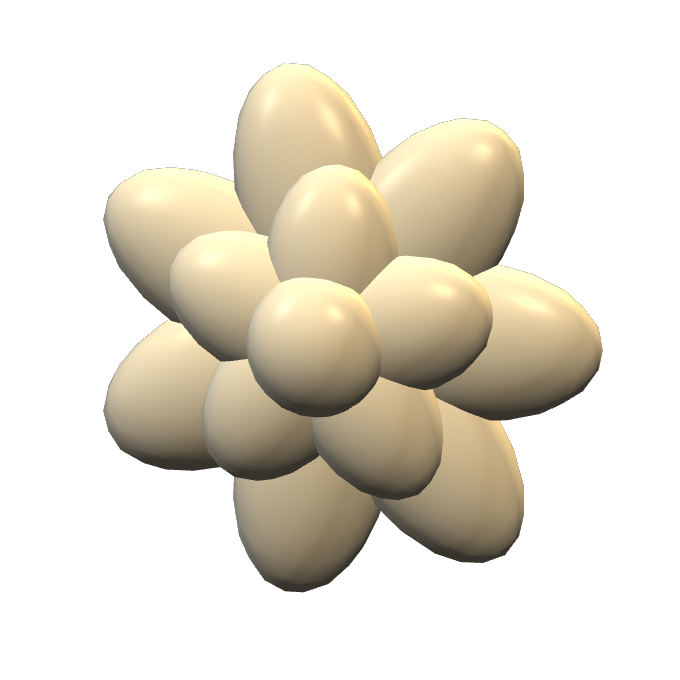
#> input picture exotic/model-renders/pearl-blossom.png, 680 x 680 px, found by its file name
$ python finish_visuals.py
#> lines starting #> are read from the running program, lines starting #| are printed output that depends on the picture
from pathlib import Path
import numpy as np,cv2,json,math,io
from PIL import Image,ImageDraw,ImageFont,ImageFilter
ROOT=Path(__file__).resolve().parents[1];A=ROOT/'public/assets/exotic'
# Original high dynamic range softbox environment. It is not venue photography.
y,x=np.mgrid[0:256,0:512];hdr=np.zeros((256,512,3),np.float32)+.055
for cx,cy,sx,sy,power,col in [(120,70,24,42,9,[1,.84,.59]),(370,90,32,48,7,[.75,.86,1]),(260,25,110,12,4,[1,.96,.85])]:
 g=np.exp(-.5*(((x-cx)/sx)**2+((y-cy)/sy)**2))*power
 hdr+=g[...,None]*np.array(col,dtype=np.float32)
cv2.imwrite(str(A/'textures/studio-softbox.hdr'),hdr[:,:,::-1])
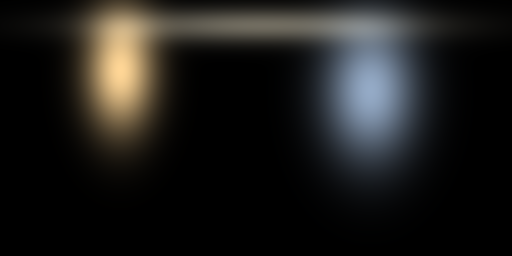
#> saved as studio-softbox.hdr: shape (256, 512, 3) float32; mean B, G, R 1.01, 1.07, 1.09; drawn with min black and max white
tone=hdr/(hdr+1);Image.fromarray((tone**(1/2.2)*255).astype('uint8')).save(A/'textures/studio-softbox-preview.png')
#> after `tone = hdr / (hdr + 1)`:
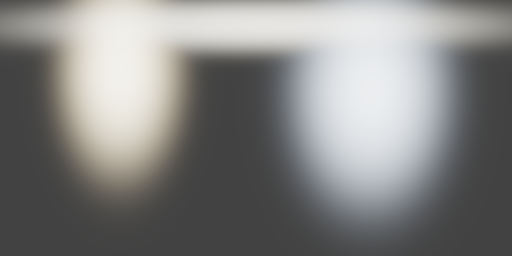
#> saved as studio-softbox-preview.png: PIL image 512x256 RGB; mean R, G, B 132.5, 132.5, 131.3
# Foreground compositions from the actual original model renders.
flower=Image.open(A/'model-renders/pearl-blossom.png');leaf=Image.open(A/'model-renders/botanical-leaf.png')
#> further down, flower is the input picture: PIL image 680x680 RGBA; mean R, G, B, A 74, 70.4, 56.7, 93.7
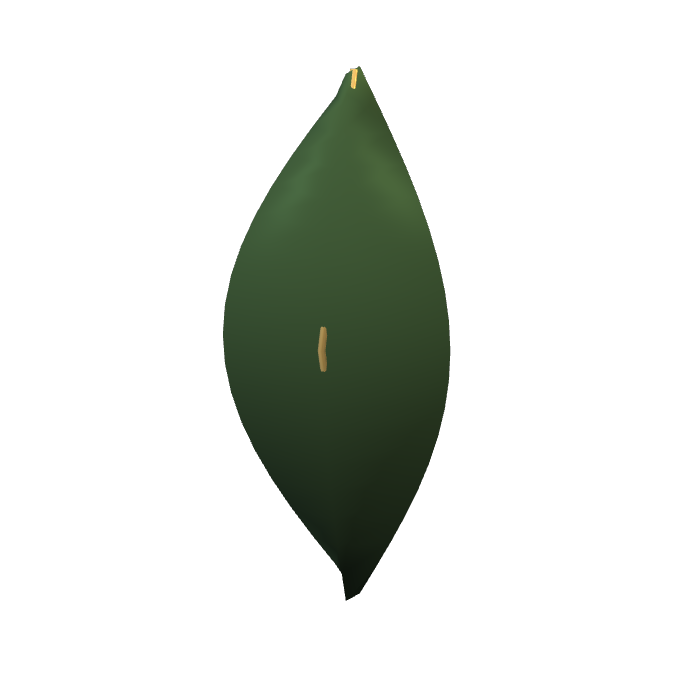
#> input picture exotic/model-renders/botanical-leaf.png, 680 x 680 px, found by its file name
#> further down, leaf is the input picture: PIL image 680x680 RGBA; mean R, G, B, A 16.6, 22.4, 16.2, 42.2
for mirror,name in [(False,'floral-corner-left'),(True,'floral-corner-right')]:
 out=Image.new('RGBA',(1000,1100))
 for x,y,s,rot in [(-90,620,460,-70),(-160,420,500,-40),(120,780,450,-125),(260,870,380,-145),(-100,780,420,-15)]:
  im=leaf.copy();im.thumbnail((s,s));im=im.rotate(rot,resample=Image.Resampling.BICUBIC,expand=True);out.alpha_composite(im,(x,y))
 for x,y,s,rot in [(-60,660,440,0),(80,850,370,35),(-120,450,340,-15),(290,880,300,70),(20,980,340,-15)]:
  im=flower.copy();im.thumbnail((s,s));im=im.rotate(rot,resample=Image.Resampling.BICUBIC,expand=True);out.alpha_composite(im,(x,y))
 if mirror:out=out.transpose(Image.Transpose.FLIP_LEFT_RIGHT)
 out.save(A/'overlays'/f'{name}.png')
#> this loop made 2 passes
#> pass 1, `out.save(A/'overlays'/f'{name}.png')`:
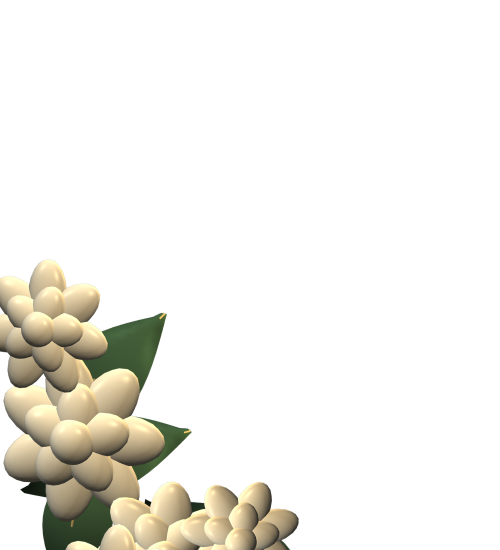
#> saved as floral-corner-left.png: PIL image 1000x1100 RGBA (shown at 1/2 size); mean R, G, B, A 26.7, 25.2, 19.7, 40.3; transparent parts drawn white
#> pass 2, `if mirror:out=out.transpose(Image.Transpose.FLIP_LEFT_RIGHT)`:
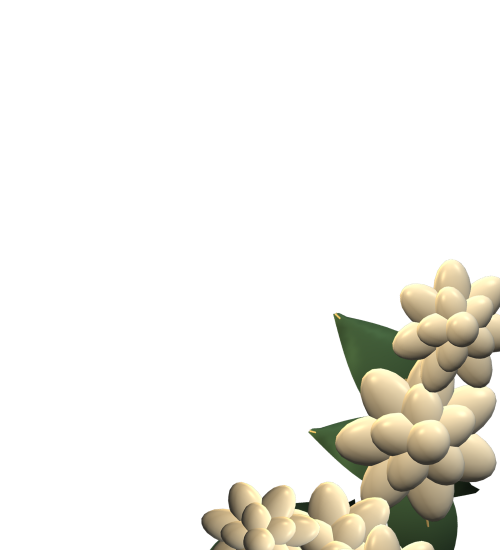
#> out: PIL image 1000x1100 RGBA (shown at 1/2 size); mean R, G, B, A 26.7, 25.2, 19.7, 40.3; transparent parts drawn white
#> after the loop:
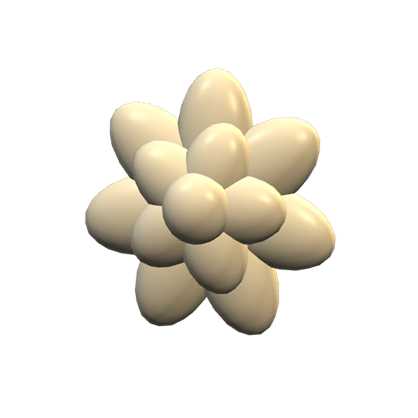
#> im: PIL image 418x418 RGBA; mean R, G, B, A 45.1, 41.5, 33.2, 62; transparent parts drawn white
# Selected GIF motion previews. The JSON and animated SVG sources remain separate.
import sys;sys.path.insert(0,str(ROOT/'sources'));import render_animations as ra
import cairosvg
for name in ['exotic-emblem-orbit','petal-bloom','navratri-rhythm','booking-success']:
#> (the run stopped early here; a loop or call above may not have finished)
